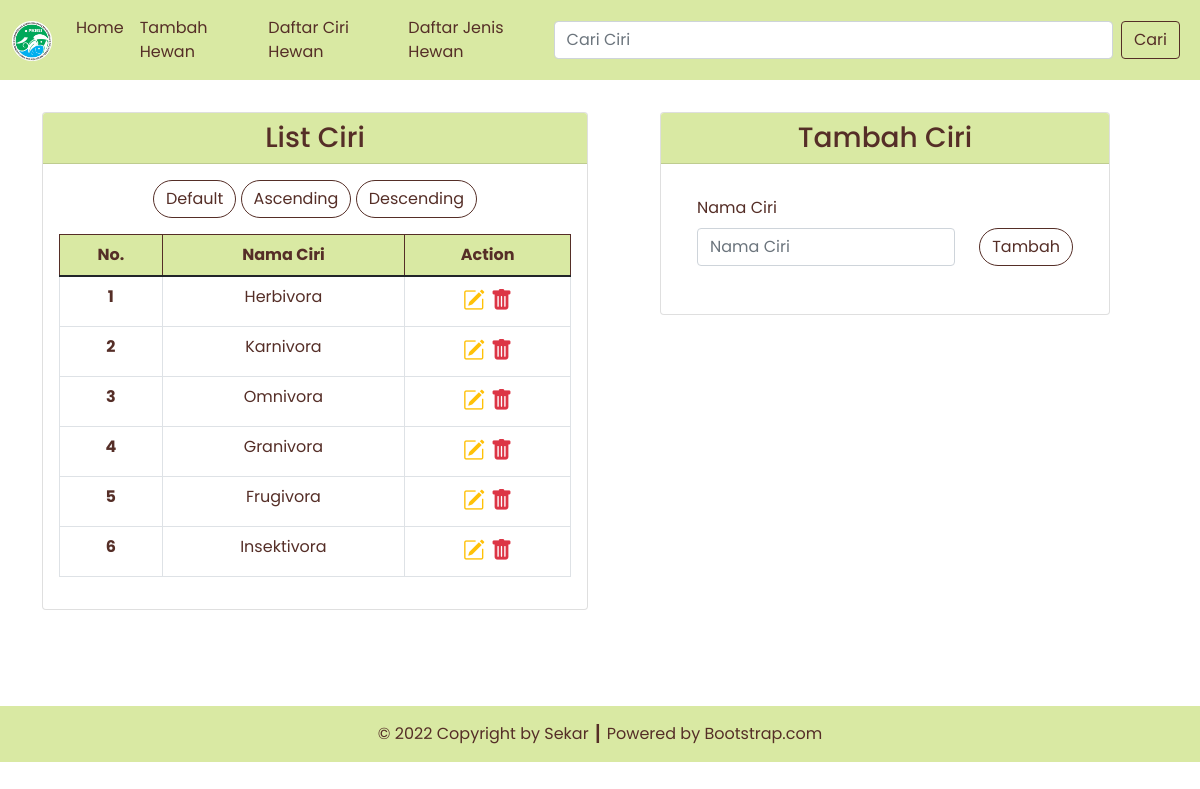
/ciri.php, run on the app's committed database.
### tables this page shows
CREATE TABLE `ciri`  (
  `ciri_id` int NOT NULL AUTO_INCREMENT,
  `ciri_nama` varchar(255) NULL DEFAULT NULL,
  PRIMARY KEY (`ciri_id`) USING BTREE
);

### config/db.php (called while the page is built)
<?php
$DB_HOST = "localhost";
$DB_USERNAME = "root";
$DB_PASSWORD = "";
$DB_NAME = "db_hewan";

### classes/DB.php (called while the page is built, shortened)
<?php
class DB
{
    private $hostname;
    private $username;
    private $password;
    private $dbname;
    private $conn;
    private $result;
    function __construct($hostname, $username, $password, $dbname)
    {
        $this->hostname = $hostname;
        $this->username = $username;
        $this->password = $password;
        $this->dbname = $dbname;
    }
    function open()
    {
        $this->conn = mysqli_connect($this->hostname, $this->username, $this->password, $this->dbname);
    }
    function execute($query)
    {
        $this->result = mysqli_query($this->conn, $query);
    }
    function getResult()
    {
        return mysqli_fetch_array($this->result);
    }
}

### classes/Ciri.php (called while the page is built, shortened)
<?php
class Ciri extends DB
{
    function getCiri()
    {
        $query = "SELECT * FROM ciri";
        return $this->execute($query);
    }
}

### ciri.php (the view, shortened to what this page needs)
<?php
include('config/db.php');
include('classes/DB.php');
include('classes/Ciri.php');
$ciri = new Ciri($DB_HOST, $DB_USERNAME, $DB_PASSWORD, $DB_NAME);
$ciri->open();
$ciri->getCiri();
$header = '<tr>
<th scope="row">No.</th>
<th scope="row">Nama Ciri</th>
<th scope="row">Action</th>
</tr>';
$data = null;
$no = 1;
while ($cir = $ciri->getResult()) {
    $data .= '<tr>
    <th scope="row">' . $no . '</th>
    <td>' . $cir['ciri_nama'] . '</td>
    <td style="font-size: 22px;">
        <a href="ciri.php?id=' . $cir['ciri_id'] . '" title="Edit Data"><i class="bi bi-pencil-square text-warning"></i></a>&nbsp;<a href="ciri.php?hapus=' . $cir['ciri_id'] . '" title="Delete Data"><i class="bi bi-trash-fill text-danger"></i></a>
        </td>
    </tr>';
    $no++;
}

### data on the page
ciri: ciri_nama "Herbivora"
ciri: ciri_nama "Karnivora"
ciri: ciri_nama "Omnivora"
ciri: ciri_nama "Granivora"
ciri: ciri_nama "Frugivora"
ciri: ciri_nama "Insektivora"
